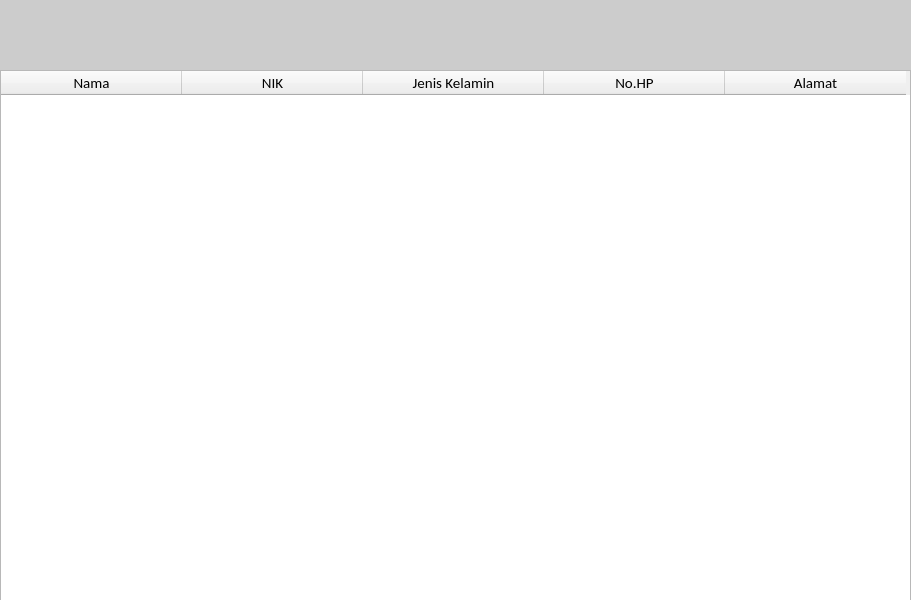
<?xml version="1.0" encoding="UTF-8"?>
<ui version="4.0">
 <class>MainWindow</class>
 <widget class="QMainWindow" name="MainWindow">
  <property name="geometry">
   <rect>
    <x>0</x>
    <y>0</y>
    <width>911</width>
    <height>600</height>
   </rect>
  </property>
  <property name="windowTitle">
   <string>Daftar Peserta Vaksinasi</string>
  </property>
  <widget class="QWidget" name="centralwidget">
   <widget class="QLabel" name="label">
    <property name="geometry">
     <rect>
      <x>0</x>
      <y>0</y>
      <width>911</width>
      <height>600</height>
     </rect>
    </property>
    <property name="styleSheet">
     <string notr="true">background-color: #ffffff</string>
    </property>
    <property name="text">
     <string/>
    </property>
   </widget>
   <widget class="QLabel" name="label_2">
    <property name="geometry">
     <rect>
      <x>0</x>
      <y>0</y>
      <width>911</width>
      <height>71</height>
     </rect>
    </property>
    <property name="styleSheet">
     <string notr="true">background-color: #cccccc;</string>
    </property>
    <property name="text">
     <string/>
    </property>
   </widget>
   <widget class="QTableWidget" name="tabel">
    <property name="geometry">
     <rect>
      <x>0</x>
      <y>70</y>
      <width>911</width>
      <height>531</height>
     </rect>
    </property>
    <attribute name="horizontalHeaderDefaultSectionSize">
     <number>181</number>
    </attribute>
    <column>
     <property name="text">
      <string>Nama</string>
     </property>
     <property name="font">
      <font>
       <family>Calibri</family>
       <pointsize>11</pointsize>
      </font>
     </property>
    </column>
    <column>
     <property name="text">
      <string>NIK</string>
     </property>
     <property name="font">
      <font>
       <family>Calibri</family>
       <pointsize>11</pointsize>
      </font>
     </property>
    </column>
    <column>
     <property name="text">
      <string>Jenis Kelamin</string>
     </property>
     <property name="font">
      <font>
       <family>Calibri</family>
       <pointsize>11</pointsize>
      </font>
     </property>
    </column>
    <column>
     <property name="text">
      <string>No.HP</string>
     </property>
     <property name="font">
      <font>
       <family>Calibri</family>
       <pointsize>11</pointsize>
      </font>
     </property>
    </column>
    <column>
     <property name="text">
      <string>Alamat</string>
     </property>
     <property name="font">
      <font>
       <family>Calibri</family>
       <pointsize>11</pointsize>
      </font>
     </property>
    </column>
   </widget>
   <widget class="QToolButton" name="Add">
    <property name="geometry">
     <rect>
      <x>10</x>
      <y>10</y>
      <width>80</width>
      <height>56</height>
     </rect>
    </property>
    <property name="cursor">
     <cursorShape>PointingHandCursor</cursorShape>
    </property>
    <property name="styleSheet">
     <string notr="true">border-radius:9px;</string>
    </property>
    <property name="text">
     <string/>
    </property>
    <property name="icon">
     <iconset resource="icon/icon.qrc">
      <normaloff>:/icon/Add.png</normaloff>:/icon/Add.png</iconset>
    </property>
    <property name="iconSize">
     <size>
      <width>52</width>
      <height>52</height>
     </size>
    </property>
   </widget>
   <widget class="QToolButton" name="Refresh">
    <property name="geometry">
     <rect>
      <x>120</x>
      <y>10</y>
      <width>80</width>
      <height>56</height>
     </rect>
    </property>
    <property name="styleSheet">
     <string notr="true">border-radius:9px;</string>
    </property>
    <property name="text">
     <string/>
    </property>
    <property name="icon">
     <iconset resource="icon/icon.qrc">
      <normaloff>:/icon/refresh.png</normaloff>:/icon/refresh.png</iconset>
    </property>
    <property name="iconSize">
     <size>
      <width>52</width>
      <height>52</height>
     </size>
    </property>
   </widget>
   <widget class="QToolButton" name="Search">
    <property name="geometry">
     <rect>
      <x>230</x>
      <y>10</y>
      <width>80</width>
      <height>56</height>
     </rect>
    </property>
    <property name="styleSheet">
     <string notr="true">border-radius:9px;</string>
    </property>
    <property name="text">
     <string/>
    </property>
    <property name="icon">
     <iconset resource="icon/icon.qrc">
      <normaloff>:/icon/search.png</normaloff>:/icon/search.png</iconset>
    </property>
    <property name="iconSize">
     <size>
      <width>52</width>
      <height>52</height>
     </size>
    </property>
   </widget>
   <widget class="QToolButton" name="Export">
    <property name="geometry">
     <rect>
      <x>340</x>
      <y>10</y>
      <width>80</width>
      <height>56</height>
     </rect>
    </property>
    <property name="styleSheet">
     <string notr="true">border-radius:9px;</string>
    </property>
    <property name="text">
     <string/>
    </property>
    <property name="icon">
     <iconset resource="icon/icon.qrc">
      <normaloff>:/icon/publish.png</normaloff>:/icon/publish.png</iconset>
    </property>
    <property name="iconSize">
     <size>
      <width>52</width>
      <height>52</height>
     </size>
    </property>
   </widget>
   <widget class="QToolButton" name="Info">
    <property name="geometry">
     <rect>
      <x>450</x>
      <y>10</y>
      <width>80</width>
      <height>56</height>
     </rect>
    </property>
    <property name="styleSheet">
     <string notr="true">border-radius:9px;</string>
    </property>
    <property name="text">
     <string/>
    </property>
    <property name="icon">
     <iconset resource="icon/icon.qrc">
      <normaloff>:/icon/info.png</normaloff>:/icon/info.png</iconset>
    </property>
    <property name="iconSize">
     <size>
      <width>52</width>
      <height>52</height>
     </size>
    </property>
   </widget>
   <widget class="QToolButton" name="Trash">
    <property name="geometry">
     <rect>
      <x>820</x>
      <y>10</y>
      <width>80</width>
      <height>56</height>
     </rect>
    </property>
    <property name="styleSheet">
     <string notr="true">border-radius:9px;</string>
    </property>
    <property name="text">
     <string/>
    </property>
    <property name="icon">
     <iconset resource="icon/icon.qrc">
      <normaloff>:/icon/trash.png</normaloff>:/icon/trash.png</iconset>
    </property>
    <property name="iconSize">
     <size>
      <width>52</width>
      <height>52</height>
     </size>
    </property>
   </widget>
  </widget>
 </widget>
 <resources>
  <include location="icon/icon.qrc"/>
 </resources>
 <connections/>
</ui>
